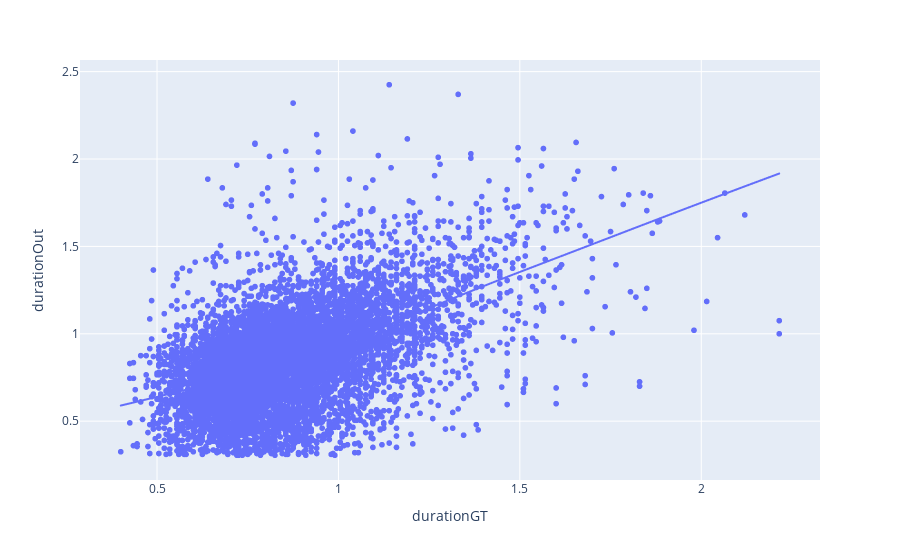

This figure's notebook cell:
### Code cell
px.scatter(allTablesOut[allTablesOut.tp],x="durationGT",y="durationOut",trendline="lowess")

### Figure 1 — Plotly figure (JSON) as saved in the notebook; plotly's stock layout.template omitted (floating-point values rounded to 4 significant figures; data arrays with more than 128 entries replaced by an {"elided": "..."} marker saying what was removed)
{"data": [{"hovertemplate": "durationGT=%{x}<br>durationOut=%{y}<extra></extra>", "legendgroup": "", "marker": {"color": "#636efa", "symbol": "circle"}, "mode": "markers", "name": "", "showlegend": false, "type": "scattergl", "x": {"elided": "7845 float values"}, "xaxis": "x", "y": {"elided": "7845 float values"}, "yaxis": "y"}, {"hovertemplate": "<b>LOWESS trendline</b><br><br>durationGT=%{x}<br>durationOut=%{y} <b>(trend)</b><extra></extra>", "legendgroup": "", "marker": {"color": "#636efa", "symbol": "circle"}, "mode": "lines", "name": "", "showlegend": false, "type": "scattergl", "x": {"elided": "7845 float values"}, "xaxis": "x", "y": {"elided": "7845 float values"}, "yaxis": "y"}], "layout": {"legend": {"tracegroupgap": 0}, "margin": {"t": 60}, "xaxis": {"anchor": "y", "domain": [0, 1], "title": {"text": "durationGT"}}, "yaxis": {"anchor": "x", "domain": [0, 1], "title": {"text": "durationOut"}}}}
